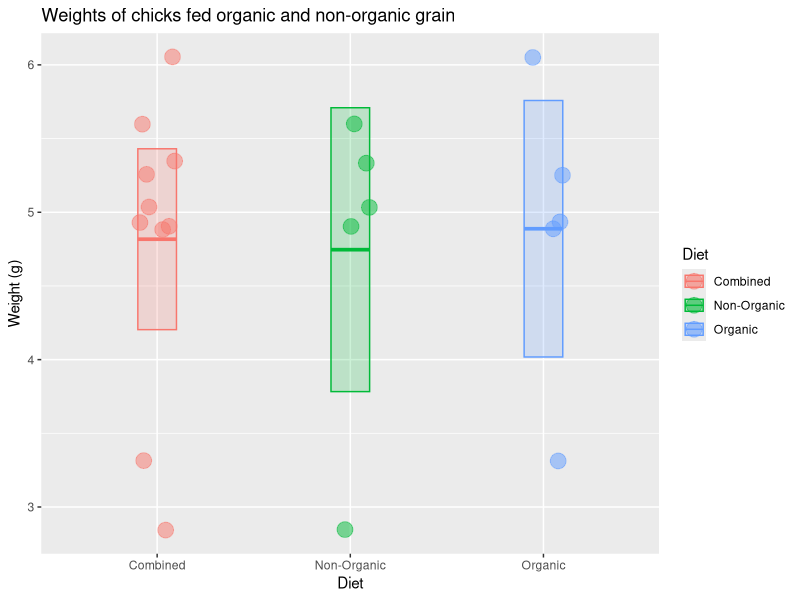

This figure's R source:
## ---- chunk 1
x <- c(6.05, 4.89, 3.32, 4.93, 5.25, 5.04, 4.91, 2.84, 5.60, 5.34)
## ---- chunk 2
length(x)
median(x)
mean(x)
sd(x)
## ---- chunk 3
n <- length(x)
sem <- sd(x) / sqrt(n)
## ---- chunk 4
mean(x) + 1.96 * sem 
mean(x) - 1.96 * sem  
c(mean(x) + 1.96 * sem, mean(x) - 1.96 * sem)
## ---- chunk 5

x <- c(6.05, 4.89, 3.32, 4.93, 5.25, 5.04, 4.91, 2.84, 5.60, 5.34)
library(tidyverse)

# check to make sure you did the part above correctly
# if not, generate some fake x data
if (!exists("x") | !is.numeric(x) | !length(x) == 10) x <- rep(1, 10)

# put the chick data into a data frame
chick_data <-
  tibble::tibble(
    diet = rep(c("Combined", "Combined", "Organic", "Non-Organic"), each = 5),
    weight = c(x, x)
  )

# summarize the chick weights by diet
chick_summary <-
  chick_data %>% 
  group_by(diet) %>% 
  summarize(
    mean = mean(weight),
    median = median(weight),
    sd = sd(weight),
    n = n(),
    sem = sd / sqrt(n),
    upper = mean + 1.96 * sem,   # upper confidence limit
    lower = mean - 1.96 * sem,   # lower confidence limit
    .groups = "drop"
  )

# plot chick weights
ggplot(chick_data, aes(x = diet, y = weight, color = diet, fill = diet)) +
  geom_jitter(size = 5, shape = 21, alpha = 0.5, width = 0.1) +
  geom_crossbar(
    mapping = aes(ymin = lower, ymax = upper, y = mean), 
    data = chick_summary,
    width = 0.2, alpha = 0.2
  ) +
  labs(
    title = "Weights of chicks fed organic and non-organic grain",
    x = "Diet",
    color = "Diet",
    fill = "Diet",
    y = "Weight (g)"
  )

